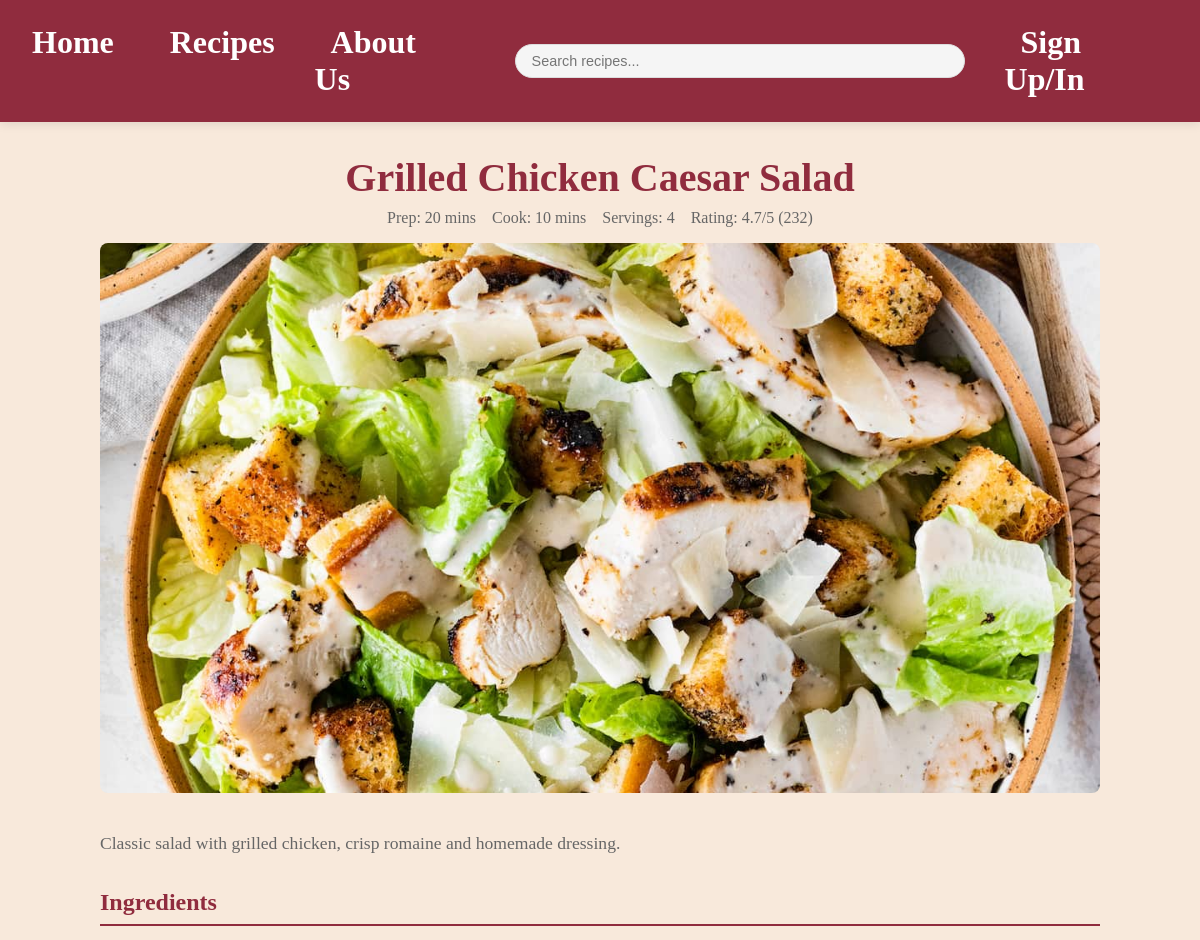
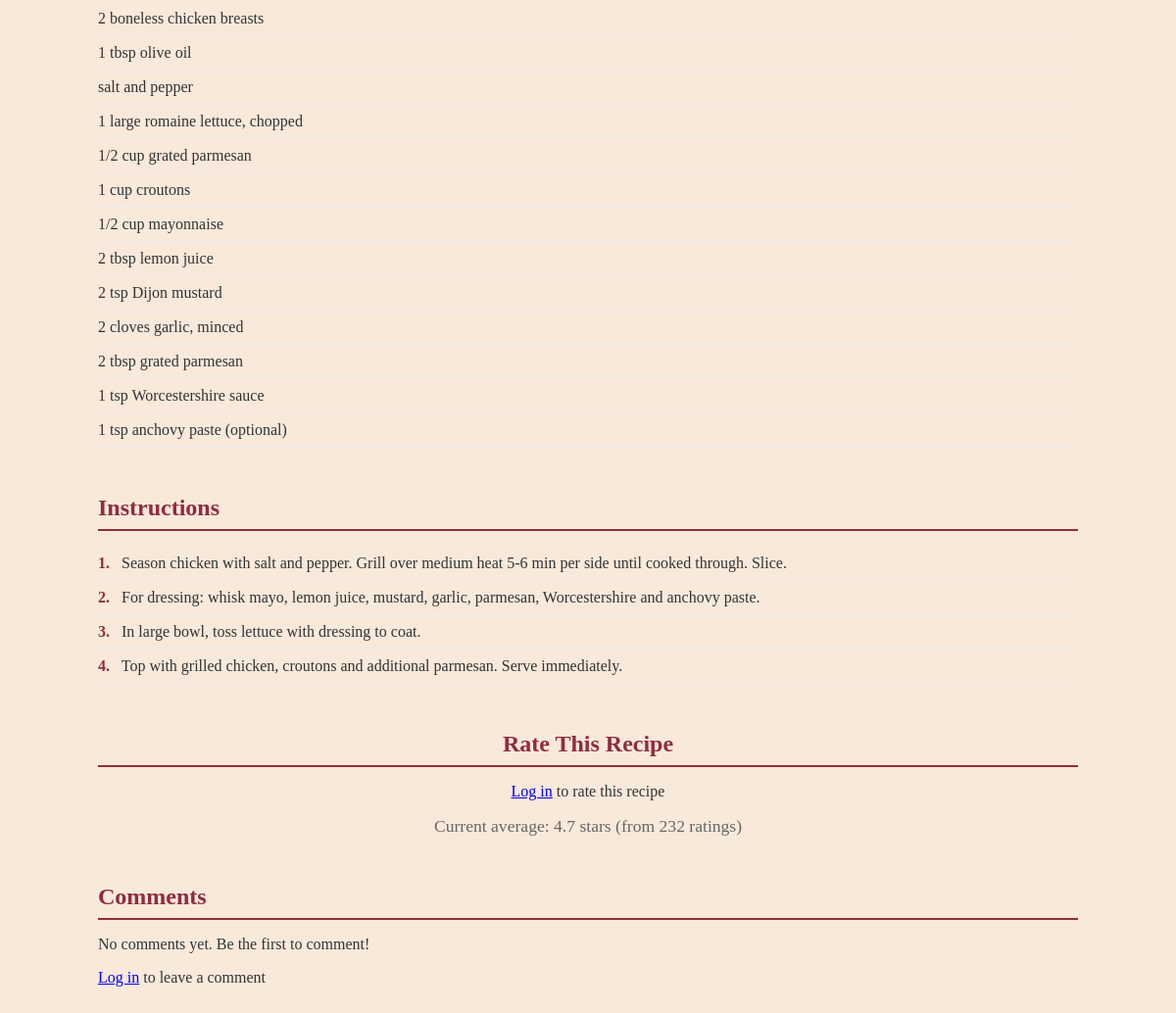
The app's page /recipe.php?id=14 with its own data (2 pictures, top to bottom).
### tables this page shows
CREATE TABLE `recipe_details` (
  `id` int(11) NOT NULL,
  `recipe_id` int(11) NOT NULL,
  `description` text
);

CREATE TABLE `recipes` (
  `id` int(11) NOT NULL,
  `title` varchar(255) NOT NULL,
  `image_path` varchar(255) DEFAULT NULL,
  `rating` decimal(2,1) DEFAULT '0.0',
  `rating_count` int(11) DEFAULT '0',
  `prep_time` int(11) NOT NULL COMMENT 'in minutes',
  `cook_time` int(11) NOT NULL COMMENT 'in minutes',
  `servings` int(11) NOT NULL,
  `category` varchar(100) DEFAULT NULL,
  `created_at` timestamp NOT NULL DEFAULT CURRENT_TIMESTAMP
);

CREATE TABLE `recipe_ingredients` (
  `id` int(11) NOT NULL,
  `recipe_id` int(11) NOT NULL,
  `amount` varchar(50) DEFAULT NULL,
  `unit` varchar(20) DEFAULT NULL,
  `ingredient` varchar(255) NOT NULL,
  `order` int(11) NOT NULL
);

CREATE TABLE `recipe_instructions` (
  `id` int(11) NOT NULL,
  `recipe_id` int(11) NOT NULL,
  `step_number` int(11) NOT NULL,
  `instruction` text NOT NULL
);

### recipe.php (the view, shortened to what this page needs)
<?php
include 'db.php';
$recipe_id = isset($_GET['id']) ? intval($_GET['id']) : 0;
$recipe = [];
$ingredients = [];
$instructions = [];
if ($recipe_id > 0) {
    $stmt = $conn->prepare("SELECT r.*, rd.description FROM recipes r
                          LEFT JOIN recipe_details rd ON r.id = rd.recipe_id
                          WHERE r.id = ?");
    $stmt->bind_param("i", $recipe_id);
    $stmt->execute();
    $recipe = $stmt->get_result()->fetch_assoc();
    $stmt = $conn->prepare("SELECT * FROM recipe_ingredients WHERE recipe_id = ? ORDER BY `order`");
    $stmt->bind_param("i", $recipe_id);
    $stmt->execute();
    $ingredients = $stmt->get_result()->fetch_all(MYSQLI_ASSOC);
    $stmt = $conn->prepare("SELECT * FROM recipe_instructions WHERE recipe_id = ? ORDER BY step_number");
    $stmt->bind_param("i", $recipe_id);
    $stmt->execute();
    $instructions = $stmt->get_result()->fetch_all(MYSQLI_ASSOC);
    $stmt = $conn->prepare("SELECT c.*, u.username FROM comments c
                          JOIN users u ON c.user_id = u.id
                          WHERE c.recipe_id = ? ORDER BY c.created_at DESC");
    $stmt->bind_param("i", $recipe_id);
    $stmt->execute();
    $comments = $stmt->get_result()->fetch_all(MYSQLI_ASSOC);
}
?>
<!DOCTYPE html>
<html lang="en">
<head>
    <link rel="stylesheet" href="styles.css">
</head>
<body>
    <nav>
        <ul>
            <li><a href="dashboard.php">Home</a></li>
            <li><a href="recipes.php">Recipes</a></li>
            <li><a href="about.php">About Us</a></li>
            <li class="search-bar">
                <form action="search.php" method="GET">
                    <input type="text" placeholder="Search recipes..." name="q">
                </form>
            </li>
            <?php if(isset($_SESSION['username'])): ?>
                <li><a href="account.php" class="username-link">Hello, <?php echo htmlspecialchars($_SESSION['username']); ?></a></li>
            <?php else: ?>
                <li><a href="login.php">Sign Up/In</a></li>
            <?php endif; ?>
        </ul>
    </nav>
    <div class="recipe-container">
        <?php if (!empty($recipe)): ?>
            <div class="recipe-header">
                <h1 class="recipe-title"><?php echo htmlspecialchars($recipe['title']); ?></h1>
                <div class="recipe-meta">
                    <span>Prep: <?php echo $recipe['prep_time']; ?> mins</span>
                    <span>Cook: <?php echo $recipe['cook_time']; ?> mins</span>
                    <span>Servings: <?php echo $recipe['servings']; ?></span>
                    <span>Rating: <?php echo number_format($recipe['rating'], 1); ?>/5 (<?php echo $recipe['rating_count']; ?>)</span>
                </div>
                <img src="<?php echo htmlspecialchars($recipe['image_path']); ?>" alt="<?php echo htmlspecialchars($recipe['title']); ?>" class="recipe-image">
            </div>
            <div class="recipe-description">
                <?php echo nl2br(htmlspecialchars($recipe['description'])); ?>
            </div>
            <div class="recipe-section">
                <h2 class="section-title">Ingredients</h2>
                <ul class="ingredient-list">
                    <?php foreach ($ingredients as $ingredient): ?>
                        <li class="ingredient-item">
                            <?php if (!empty($ingredient['amount'])): ?>
                                <span><?php echo htmlspecialchars($ingredient['amount']); ?></span>
                            <?php endif; ?>
                            <?php if (!empty($ingredient['unit'])): ?>
                                <span><?php echo htmlspecialchars($ingredient['unit']); ?></span>
                            <?php endif; ?>
                            <span><?php echo htmlspecialchars($ingredient['ingredient']); ?></span>
                        </li>
                    <?php endforeach; ?>
                </ul>
            </div>
            <div class="recipe-section">
                <h2 class="section-title">Instructions</h2>
                <ol class="instruction-list">
                    <?php foreach ($instructions as $instruction): ?>
                        <li class="instruction-item">
                            <span class="instruction-number"><?php echo $instruction['step_number']; ?>.</span>
                            <?php echo nl2br(htmlspecialchars($instruction['instruction'])); ?>
                        </li>
                    <?php endforeach; ?>
                </ol>
            </div>
            <div class="rating-section">
                <h2 class="section-title">Rate This Recipe</h2>
                <?php if(isset($_SESSION['user_id'])): ?>
                    <form method="POST" class="rating-form">
                        <div class="stars">
                            <?php for ($i = 1; $i <= 5; $i++): ?>
                                <span class="star" data-value="<?php echo $i; ?>">★</span>
                            <?php endfor; ?>
                            <input type="hidden" name="rating" id="rating-value" value="">
                        </div>
                        <button type="submit" name="submit_rating" class="save-recipe">Submit Rating</button>
                        <?php if(isset($_SESSION['rating_success'])): ?>
                            <p class="success-message"><?php echo $_SESSION['rating_success']; ?></p>
                            <?php unset($_SESSION['rating_success']); ?>
                        <?php endif; ?>
                    </form>
                <?php else: ?>
                    <p><a href="login.php">Log in</a> to rate this recipe</p>
                <?php endif; ?>
                <div class="average-rating">
                    Current average: <?php echo number_format($recipe['rating'], 1); ?> stars (from <?php echo $recipe['rating_count']; ?> ratings)
                </div>
            </div>
            <div class="comments-section">
                <h2 class="section-title">Comments</h2>
                <?php if (!empty($comments)): ?>
                    <?php foreach ($comments as $comment): ?>
                        <div class="comment">
                            <div class="comment-user">@<?php echo htmlspecialchars($comment['username']); ?></div>
                            <div class="comment-content"><?php echo nl2br(htmlspecialchars($comment['content'])); ?></div>
                            <div class="comment-date"><?php echo date('M j, Y', strtotime($comment['created_at'])); ?></div>
                        </div>
                    <?php endforeach; ?>
                <?php else: ?>
                    <p>No comments yet. Be the first to comment!</p>
                <?php endif; ?>
                <?php if(isset($_SESSION['user_id'])): ?>
                    <form class="comment-form" method="POST">
                        <textarea name="comment" placeholder="Add your comment..." required></textarea>
                        <button type="submit" name="post_comment" class="save-recipe">Post Comment</button>
                    </form>
                <?php else: ?>
                    <p><a href="login.php">Log in</a> to leave a comment</p>
                <?php endif; ?>
            </div>
        <?php else: ?>
            <h1>Recipe Not Found</h1>
            <p>The requested recipe could not be found.</p>
        <?php endif; ?>
    </div>
</body>
</html>

### styles.css (style rules this page uses)
body { font-family: 'Josefin Slab', serif; margin: 0; padding: 0; background-color: #F8E9DB; color: #333; }
nav { background-color: #902C3E; box-shadow: 0 2px 10px rgba(0,0,0,0.1); padding: 1.5rem 1rem; }
nav ul { list-style: none; display: flex; justify-content: center; margin: 0; padding: 0; gap: 2rem; }
nav li { margin: 0; }
nav a { text-decoration: none; color: #ffff; font-weight: 600; font-size: 2.0rem; padding: 0.5rem 1rem; transition: all 0.3s ease; }
nav .search-bar { margin: 0 1rem; display: flex; align-items: center; }
nav .search-bar form { display: flex; align-items: center; position: relative; }
nav .search-bar input { padding: 0.5rem 1rem; padding-right: 2rem; border: 1px solid #ddd; border-radius: 20px; font-size: 0.9rem; width: 400px; transition: width 0.3s ease; background-color: #f5f5f5; }
nav ul { gap: 1.5rem; }
.section-title { font-size: 2rem; color: #902C3E; margin-bottom: 1.5rem; border-bottom: 2px solid #902C3E; padding-bottom: 0.5rem; }
.recipe-image { width: 100%; height: 200px; object-fit: cover; }
.recipe-title { font-size: 1.5rem; margin: 0 0 0.5rem 0; color: #333; }
.recipe-description { color: #666; margin-bottom: 1rem; font-size: 1rem; }
.recipe-meta { display: flex; justify-content: space-between; color: #902C3E; font-weight: 500; }
.recipe-meta { display: flex; justify-content: space-between; color: #902C3E; font-weight: 500; margin-bottom: 1rem; }

### recipe.php (style rules this page uses)
.recipe-container { max-width: 1000px; margin: 2rem auto; padding: 0 1rem; }
.recipe-header { text-align: center; margin-bottom: 2rem; }
.recipe-title { font-family: 'Jacques Francois Shadow', serif; color: #902C3E; font-size: 2.5rem; margin-bottom: 0.5rem; }
.recipe-meta { display: flex; justify-content: center; gap: 1rem; color: #666; margin-bottom: 1rem; }
.recipe-image { width: 100%; height: 550px; object-fit: cover; border-radius: 8px; aspect-ratio: 1/1; }
.recipe-description { font-size: 1.1rem; line-height: 1.6; margin-bottom: 2rem; }
.recipe-section { margin-bottom: 3rem; }
.section-title { font-size: 1.5rem; color: #902C3E; border-bottom: 2px solid #902C3E; padding-bottom: 0.5rem; margin-bottom: 1rem; }
.ingredient-list, .instruction-list { list-style-type: none; padding: 0; }
.ingredient-item, .instruction-item { padding: 0.5rem 0; border-bottom: 1px solid #eee; }
.instruction-number { font-weight: bold; color: #902C3E; margin-right: 0.5rem; }
.rating-section { margin-bottom: 3rem; text-align: center; }
.average-rating { font-size: 1.1rem; color: #666; margin-top: 1rem; }
.comments-section { margin-top: 3rem; }

### records on screen
recipe_details: recipe.title "Grilled Chicken Caesar Salad", recipe.prep_time "20", recipe.cook_time "10", recipe.servings "4", recipe.rating "4.7", recipe.rating_count "232", recipe.image_path (picture), description "Classic salad with grilled chicken, crisp romaine and homemade dressing."
recipe_ingredients: amount "2", ingredient "boneless chicken breasts"
recipe_ingredients: amount "1", unit "tbsp", ingredient "olive oil"
recipe_ingredients: ingredient "salt and pepper"
recipe_ingredients: amount "1", unit "large", ingredient "romaine lettuce, chopped"
recipe_ingredients: amount "1/2", unit "cup", ingredient "grated parmesan"
recipe_ingredients: amount "1", unit "cup", ingredient "croutons"
recipe_ingredients: amount "1/2", unit "cup", ingredient "mayonnaise"
recipe_ingredients: amount "2", unit "tbsp", ingredient "lemon juice"
recipe_ingredients: amount "2", unit "tsp", ingredient "Dijon mustard"
recipe_ingredients: amount "2", unit "cloves", ingredient "garlic, minced"
recipe_ingredients: amount "2", unit "tbsp", ingredient "grated parmesan"
recipe_ingredients: amount "1", unit "tsp", ingredient "Worcestershire sauce"
recipe_ingredients: amount "1", unit "tsp", ingredient "anchovy paste (optional)"
recipe_instructions: step_number "1", instruction "Season chicken with salt and pepper. Grill over medium heat 5-6 min per side until cooked through. Slice."
recipe_instructions: step_number "2", instruction "For dressing: whisk mayo, lemon juice, mustard, garlic, parmesan, Worcestershire and anchovy paste."
recipe_instructions: step_number "3", instruction "In large bowl, toss lettuce with dressing to coat."
recipe_instructions: step_number "4", instruction "Top with grilled chicken, croutons and additional parmesan. Serve immediately."
